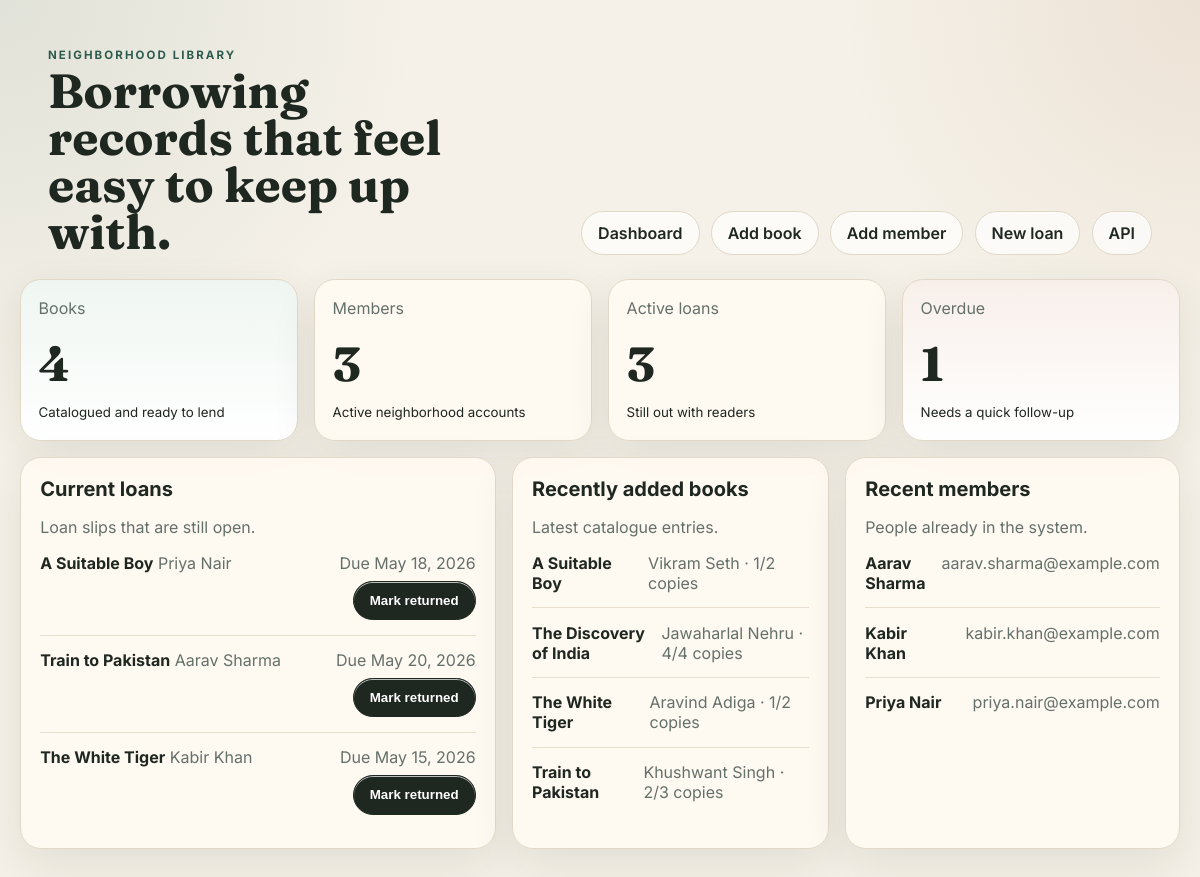
The page / on the database its author committed.
### library/models.py (models this page shows, shortened)
class Loan(models.Model):
	book = models.ForeignKey(Book, on_delete=models.PROTECT, related_name='loans')
	member = models.ForeignKey(Member, on_delete=models.PROTECT, related_name='loans')
	borrowed_at = models.DateTimeField(default=timezone.now)
	due_at = models.DateTimeField()
	returned_at = models.DateTimeField(blank=True, null=True)
	notes = models.TextField(blank=True)
	class Meta:
		ordering = ['-borrowed_at']

class Book(models.Model):
	title = models.CharField(max_length=200)
	author = models.CharField(max_length=200)
	isbn = models.CharField(max_length=13, unique=True)
	publication_year = models.PositiveIntegerField(blank=True, null=True)
	copies_total = models.PositiveIntegerField(default=1)
	copies_available = models.PositiveIntegerField(default=1)
	created_at = models.DateTimeField(auto_now_add=True)
	updated_at = models.DateTimeField(auto_now=True)
	class Meta:
		ordering = ['title', 'author']

class Member(models.Model):
	name = models.CharField(max_length=200)
	email = models.EmailField(unique=True)
	phone = models.CharField(max_length=30, blank=True)
	is_active = models.BooleanField(default=True)
	created_at = models.DateTimeField(auto_now_add=True)
	updated_at = models.DateTimeField(auto_now=True)
	class Meta:
		ordering = ['name']

### library/views.py (the view)
# urls.py: path('', views.dashboard, name='dashboard'),
def dashboard(request):
	active_loans = Loan.objects.select_related('book', 'member').filter(returned_at__isnull=True)[:6]
	recent_books = Book.objects.all()[:6]
	recent_members = Member.objects.all()[:6]
	context = {
		'book_count': Book.objects.count(),
		'member_count': Member.objects.count(),
		'active_loan_count': active_loans.count(),
		'overdue_count': Loan.objects.filter(returned_at__isnull=True, due_at__lt=timezone.now()).count(),
		'active_loans': active_loans,
		'recent_books': recent_books,
		'recent_members': recent_members,
	}
	return render(request, 'library/dashboard.html', context)

### templates/library/dashboard.html (shortened to what this page needs)
{% extends 'base.html' %}
{% block content %}
<section class="hero-grid">
    <article class="stat-card accent">
        <span>Books</span>
        <strong>{{ book_count }}</strong>
        <small>Catalogued and ready to lend</small>
    </article>
    <article class="stat-card">
        <span>Members</span>
        <strong>{{ member_count }}</strong>
        <small>Active neighborhood accounts</small>
    </article>
    <article class="stat-card">
        <span>Active loans</span>
        <strong>{{ active_loan_count }}</strong>
        <small>Still out with readers</small>
    </article>
    <article class="stat-card warning">
        <span>Overdue</span>
        <strong>{{ overdue_count }}</strong>
        <small>Needs a quick follow-up</small>
    </article>
</section>
<section class="content-grid">
    <div class="panel">
        <div class="panel-head">
            <h2>Current loans</h2>
            <p>Loan slips that are still open.</p>
        </div>
        {% if active_loans %}
            <ul class="record-list">
                {% for loan in active_loans %}
                    <li>
                        <div>
                            <strong>{{ loan.book.title }}</strong>
                            <span>{{ loan.member.name }}</span>
                        </div>
                        <div class="record-meta">
                            <span>Due {{ loan.due_at|date:'M j, Y' }}</span>
                            <form method="post" action="{% url 'loan-return' loan.pk %}">
                                <button type="submit">Mark returned</button>
                            </form>
                        </div>
                    </li>
                {% endfor %}
            </ul>
        {% else %}
            <p class="empty-state">No active loans right now.</p>
        {% endif %}
    </div>
    <div class="panel">
        <div class="panel-head">
            <h2>Recently added books</h2>
            <p>Latest catalogue entries.</p>
        </div>
        <ul class="compact-list">
            {% for book in recent_books %}
                <li>
                    <strong>{{ book.title }}</strong>
                    <span>{{ book.author }} · {{ book.copies_available }}/{{ book.copies_total }} copies</span>
                </li>
            {% empty %}
                <li class="empty-state">No books yet.</li>
            {% endfor %}
        </ul>
    </div>
    <div class="panel">
        <div class="panel-head">
            <h2>Recent members</h2>
            <p>People already in the system.</p>
        </div>
        <ul class="compact-list">
            {% for member in recent_members %}
                <li>
                    <strong>{{ member.name }}</strong>
                    <span>{{ member.email }}</span>
                </li>
            {% empty %}
                <li class="empty-state">No members yet.</li>
            {% endfor %}
        </ul>
    </div>
</section>
{% endblock %}

### templates/base.html (shortened to what this page needs)
{% load static %}
<!DOCTYPE html>
<html lang="en">
<head>
    <link rel="stylesheet" href="{% static 'library/styles.css' %}">
</head>
<body>
    <header class="site-header">
        <div>
            <p class="eyebrow">Neighborhood Library</p>
            <h1>Borrowing records that feel easy to keep up with.</h1>
        </div>
        <nav class="site-nav">
            <a href="{% url 'dashboard' %}">Dashboard</a>
            <a href="{% url 'book-create' %}">Add book</a>
            <a href="{% url 'member-create' %}">Add member</a>
            <a href="{% url 'loan-create' %}">New loan</a>
            <a href="/api/">API</a>
        </nav>
    </header>
    <main class="page-shell">
        {% block content %}{% endblock %}
    </main>
</body>
</html>

### static/library/styles.css (style rules this page uses)
:root { color-scheme: light; --bg: #f5f1e8; --panel: #fffaf2; --ink: #1f2721; --muted: #64706a; --accent: #2d5b4d; --accent-soft: #dbe7df; --border: #e2d8c7; --warning: #a35b2f; --shadow: 0 16px 45px rgba(42, 34, 21, 0.09); }
* { box-sizing: border-box; }
body { margin: 0; font-family: 'Inter', sans-serif; color: var(--ink); background: radial-gradient(circle at top left, rgba(45, 91, 77, 0.1), transparent 28%), radial-gradient(circle at top right, rgba(163, 91, 47, 0.1), transparent 24%), var(--bg); }
a { color: inherit; text-decoration: none; }
.site-header { display: flex; justify-content: space-between; gap: 1.5rem; align-items: end; padding: 3rem clamp(1.25rem, 4vw, 3rem) 1.5rem; max-width: 1200px; margin: 0 auto; }
.site-header h1 { font-family: 'Fraunces', serif; font-size: clamp(2.2rem, 4vw, 4.1rem); line-height: 0.98; margin: 0.3rem 0 0; max-width: 13ch; }
.eyebrow { text-transform: uppercase; letter-spacing: 0.18em; font-size: 0.72rem; color: var(--accent); margin: 0; font-weight: 700; }
.site-nav { display: flex; flex-wrap: wrap; gap: 0.7rem; justify-content: flex-end; }
.site-nav a, .stack-form button, .record-meta button { border: 1px solid var(--border); background: rgba(255, 255, 255, 0.72); padding: 0.7rem 1rem; border-radius: 999px; font-weight: 600; box-shadow: 0 1px 0 rgba(255, 255, 255, 0.7) inset; }
.page-shell { max-width: 1200px; margin: 0 auto; padding: 0 1.25rem 3rem; }
.hero-grid, .content-grid { display: grid; gap: 1rem; }
.hero-grid { grid-template-columns: repeat(4, minmax(0, 1fr)); margin-bottom: 1rem; }
.content-grid { grid-template-columns: 1.5fr 1fr 1fr; }
.stat-card, .panel { background: rgba(255, 250, 242, 0.92); border: 1px solid var(--border); border-radius: 1.3rem; box-shadow: var(--shadow); }
.stat-card { padding: 1.1rem 1.1rem 1.2rem; min-height: 140px; }
.stat-card span, .panel-head p, .compact-list span, .record-list span, .empty-state { color: var(--muted); }
.stat-card strong { display: block; margin: 1rem 0 0.5rem; font-family: 'Fraunces', serif; font-size: clamp(2rem, 4vw, 3.2rem); }
.accent { background: linear-gradient(180deg, #eff6f1 0%, #ffffff 100%); }
.warning { background: linear-gradient(180deg, #f8efea 0%, #ffffff 100%); }
.panel { padding: 1.2rem; }
.panel-head { margin-bottom: 1rem; }
.panel-head h2 { margin: 0; font-size: 1.25rem; }
.record-list, .compact-list { list-style: none; padding: 0; margin: 0; }
.record-list li, .compact-list li { display: flex; justify-content: space-between; gap: 1rem; padding: 0.9rem 0; border-top: 1px solid rgba(226, 216, 199, 0.8); }
.record-list li:first-child, .compact-list li:first-child { border-top: 0; padding-top: 0; }
.record-meta { display: flex; flex-direction: column; align-items: end; gap: 0.5rem; }
.record-meta button, .stack-form button { cursor: pointer; background: var(--ink); color: #fff; border-color: var(--ink); }

### rows shown on the page
Loan: book "A Suitable Boy", member.name "Priya Nair", due_at "May 18, 2026"
Loan: book "Train to Pakistan", member.name "Aarav Sharma", due_at "May 20, 2026"
Loan: book "The White Tiger", member.name "Kabir Khan", due_at "May 15, 2026"
Book: title "A Suitable Boy", author "Vikram Seth", copies_available "1", copies_total "2"
Book: title "The Discovery of India", author "Jawaharlal Nehru", copies_available "4", copies_total "4"
Book: title "The White Tiger", author "Aravind Adiga", copies_available "1", copies_total "2"
Book: title "Train to Pakistan", author "Khushwant Singh", copies_available "2", copies_total "3"
Member: name "Aarav Sharma", email "aarav.sharma@example.com"
Member: name "Kabir Khan", email "kabir.khan@example.com"
Member: name "Priya Nair", email "priya.nair@example.com"

### other values the page prints
{{ book_count }} "4"
{{ member_count }} "3"
{{ active_loan_count }} "3"
{{ overdue_count }} "1"
